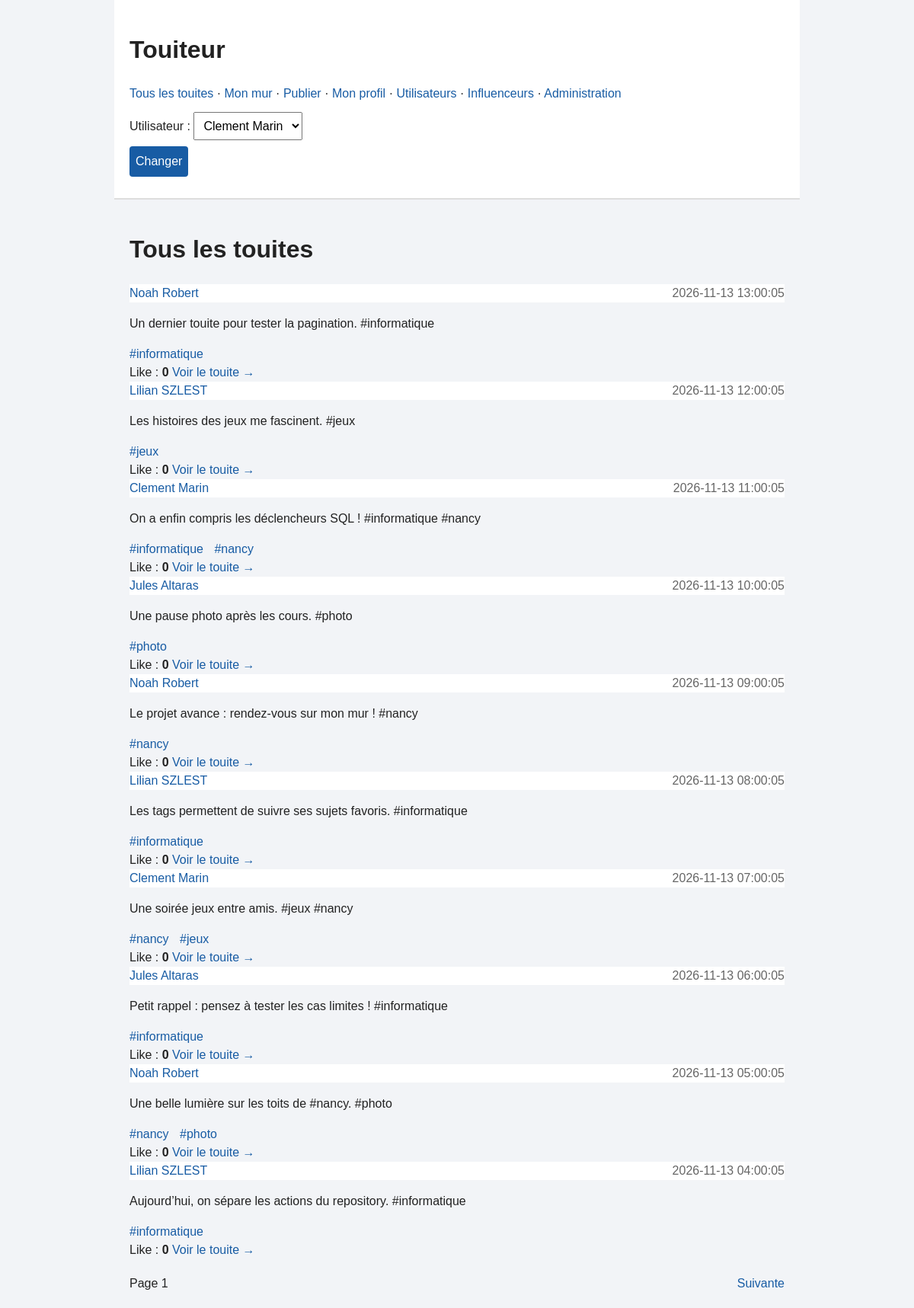
The page / on the database its author committed.
### tables this page shows
CREATE TABLE TOUITE (
    id_touite INT,
    contenu VARCHAR(235),
    date_publication DATETIME,
    id_utilisateur INT,

    CONSTRAINT pk_touite PRIMARY KEY (id_touite),

    CONSTRAINT fk_touite_utilisateur
        FOREIGN KEY (id_utilisateur)
        REFERENCES UTILISATEUR(id_utilisateur)
);

CREATE TABLE UTILISATEUR (
    id_utilisateur INT,
    nom VARCHAR(50),
    prenom VARCHAR(50),
    email VARCHAR(100),
    nb_touites INT DEFAULT 0,

    CONSTRAINT pk_utilisateur PRIMARY KEY (id_utilisateur),
    CONSTRAINT uq_utilisateur_email UNIQUE (email)
);

CREATE TABLE TAG (
    id_tag INT,
    libelle VARCHAR(15),
    description VARCHAR(50),

    CONSTRAINT pk_tag PRIMARY KEY (id_tag),
    CONSTRAINT uq_tag_libelle UNIQUE (libelle)
);

### index.php (called while the page is built, shortened)
<?php
$dispatcher = new Dispatcher();
$dispatcher->run();

### classes/config/Connexion.php (called while the page is built, shortened)
<?php
class Connexion
{
    private static ?\PDO $pdo = null;
    public static function obtenir(): ?\PDO
    {
        if (self::$pdo !== null) {
            return self::$pdo;
        }
        $config = parse_ini_file(__DIR__ . '/touiteur.ini');
        $dsn = 'mysql:host=' . $config['host'] . ';port=' . $config['port'];
        $dsn .= ';dbname=' . $config['database'] . ';charset=utf8mb4';
        try {
            $pdo = new \PDO($dsn, $config['username'], $config['password']);
            $pdo->setAttribute(\PDO::ATTR_ERRMODE, \PDO::ERRMODE_EXCEPTION);
            $pdo->setAttribute(\PDO::ATTR_DEFAULT_FETCH_MODE, \PDO::FETCH_ASSOC);
            foreach (['TAG', 'IMAGE', 'SUIVRE', 'ABONNEMENT_TAG', 'TOUITE_TAG'] as $table) {
                $pdo->query('SELECT * FROM ' . $table . ' LIMIT 1');
            }
            $pdo->query('SELECT * FROM TOUITE LIMIT 1');
            $pdo->exec("SET time_zone = '" . date('P') . "'");
            self::$pdo = $pdo;
            return $pdo;
        } catch (\PDOException $e) {
            die('Erreur BDD : ' . htmlspecialchars($e->getMessage()));
        }
    }
}

### classes/repository/TouiteRepository.php (called while the page is built, shortened)
<?php
class TouiteRepository extends Repository
{
    public function trouver(int $id): Touite
    {
        $sql = 'SELECT * FROM TOUITE WHERE id_touite = ?';
        $requete = $this->pdo->prepare($sql);
        $requete->execute([$id]);
        $ligne = $requete->fetch();
        $utilisateurRepository = new UtilisateurRepository();
        $auteur = $utilisateurRepository->trouver((int) $ligne['id_utilisateur']);
        $score = $this->score($id);
        $tagRepository = new TagRepository();
        $tags = $tagRepository->pourTouite($id);
        $image = $this->imageTouite($id);
        return new Touite($id, (string) $ligne['contenu'], (string) $ligne['date_publication'], $auteur, $score, $tags, $image);
    }
    public function lister(string $mode, int $id, int $page): array
    {
        $sql = 'SELECT t.id_touite FROM TOUITE t';
        $parametres = [];
        $debut = ($page - 1) * 10;
        $sql .= ' ORDER BY t.date_publication DESC, t.id_touite DESC LIMIT 11 OFFSET ' . (int) $debut;
        $requete = $this->pdo->prepare($sql);
        $requete->execute($parametres);
        $lignes = $requete->fetchAll();
        $touites = [];
        foreach ($lignes as $ligne) {
            if (count($touites) === 10) {
                break;
            }
            $touites[] = $this->trouver($ligne['id_touite']);
        }
        return ['items' => $touites, 'next' => count($lignes) > 10];
    }
    public function score(int $touite): int
    {
        if (!Connexion::$votes) {
            return 0;
        }
        $score = 0;
        return $score;
    }
    public function imageTouite(int $id): ?array
    {
        $sql = 'SELECT * FROM IMAGE WHERE id_touite = ?';
        $requete = $this->pdo->prepare($sql);
        $requete->execute([$id]);
        $image = $requete->fetch();
        if ($image === false) {
            return null;
        }
        return $image;
    }
}

### classes/repository/Repository.php (called while the page is built, shortened)
<?php
class Repository
{
    public function __construct()
    {
        $this->pdo = Connexion::obtenir();
    }
}

### classes/repository/UtilisateurRepository.php (called while the page is built, shortened)
<?php
class UtilisateurRepository extends Repository {
    public function tous(): array {
        $sql     = 'SELECT id_utilisateur FROM UTILISATEUR ORDER BY prenom, nom';
        $requete = $this->pdo->prepare($sql);
        $requete->execute();
        $lignes = $requete->fetchAll();
        $resultat = [];
        foreach ($lignes as $ligne) {
            $resultat[] = $this->trouver($ligne['id_utilisateur']);
        }
        return $resultat;
    }
    public function trouver(int $id): Utilisateur {
        $sql     = 'SELECT * FROM UTILISATEUR WHERE id_utilisateur = ?';
        $requete = $this->pdo->prepare($sql);
        $requete->execute([$id]);
        $ligne = $requete->fetch();
        return new Utilisateur($id, (string) $ligne['nom'], (string) $ligne['prenom'],
        (string) $ligne['email'], (int) $ligne['nb_touites']);
    }
}

### classes/repository/TagRepository.php (called while the page is built, shortened)
<?php
class TagRepository extends Repository
{
    public function trouver(int $id): Tag
    {
        $sql = 'SELECT * FROM TAG WHERE id_tag = ?';
        $requete = $this->pdo->prepare($sql);
        $requete->execute([$id]);
        $ligne = $requete->fetch();
        return new Tag($id, $ligne['libelle'], (string) $ligne['description']);
    }
    public function pourTouite(int $id): array
    {
        $sql = 'SELECT id_tag FROM TOUITE_TAG WHERE id_touite = ?';
        $requete = $this->pdo->prepare($sql);
        $requete->execute([$id]);
        $lignes = $requete->fetchAll();
        $tags = [];
        foreach ($lignes as $ligne) {
            $tags[] = $this->trouver($ligne['id_tag']);
        }
        return $tags;
    }
}

### classes/classes principales/Touite.php (called while the page is built, shortened)
<?php
class Touite
{
    public function __construct(int $id, string $contenu, string $date, Utilisateur $auteur, int $score, array $tags, ?array $image)
    {
        $this->id = $id;
        $this->contenu = $contenu;
        $this->date = $date;
        $this->auteur = $auteur;
        $this->score = $score;
        $this->tags = $tags;
        $this->image = $image;
    }
}

### classes/classes principales/Utilisateur.php (called while the page is built, shortened)
<?php
class Utilisateur
{
    public string $nom;
    public string $prenom;
    public function __construct(int $id, string $nom, string $prenom, string $email, int $nbTouites)
    {
        $this->id = $id;
        $this->nom = $nom;
        $this->prenom = $prenom;
    }
    public function nomComplet(): string
    {
        return $this->prenom . " " . $this->nom;
    }
}

### classes/classes principales/Tag.php (called while the page is built, shortened)
<?php
class Tag
{
    public function __construct(int $id, string $libelle, string $description)
    {
        $this->id = $id;
        $this->libelle = $libelle;
    }
}

### classes/renderer/TouiteRenderer.php (the view, shortened to what this page needs)
<?php
class TouiteRenderer
{
    private Touite $touite;
    private bool $detail;
    public function __construct(Touite $touite, bool $detail = false)
    {
        $this->touite = $touite;
        $this->detail = $detail;
    }
    public function render(): string
    {
        $t = $this->touite;
        $texte = $t->contenu;
        ?>
        <article class=" carte touite">
            <header>
                <a class="author" href="?action=author&id=<?= $t->auteur->id ?>">
                    <?= htmlspecialchars($t->auteur->nomComplet()) ?>
                </a>
                <time><?= htmlspecialchars($t->date) ?></time>
            </header>
            <p class="content"><?= htmlspecialchars($texte) ?></p>
            <div class="tags">
                <?php foreach ($t->tags as $tag): ?>
                    <a class="chip" href="?action=tag&id=<?= $tag->id ?>">#<?= htmlspecialchars($tag->libelle) ?></a>
                <?php endforeach; ?>
            </div>
            <footer>
                <span>Like : <strong><?= $t->score ?></strong>
                </span>
                <?php if (!$this->detail): ?>
                    <a href="?action=detail&id=<?= $t->id ?>">Voir le touite →</a>
                <?php endif; ?>
            </footer>
        </article>
        <?php
        return ob_get_clean();
    }
    public static function liste(array $resultat, string $url, int $page): string
    {
        $html = '';
        foreach ($resultat['items'] as $touite) {
            $renderer = new TouiteRenderer($touite);
            $html .= $renderer->render();
        }
        $html .= '<nav class="pagination" aria-label="Pagination">';
        $html .= '<span>Page ' . $page . '</span>';
        if ($resultat['next']) {
            $html .= '<a href="' . htmlspecialchars($url . '&page=' . ($page + 1)) . '">Suivante</a>';
        }
        return $html . '
                </nav>';
    }
}

### classes/action/ListerTouitesAction.php (shortened to what this page needs)
<?php
class ListerTouitesAction extends Action
{
    public function execute(): string
    {
        $page = 1;
        $repo = new TouiteRepository();
        $resultat = $repo->lister('all', 0, $page);
        return '<h1>Tous les touites</h1>' . TouiteRenderer::liste($resultat, '?action=all', $page);
    }
}

### classes/dispatcher/Dispatcher.php (shortened to what this page needs)
<?php
class Dispatcher
{
    public function run(): void
    {
        $utilisateurRepository = new UtilisateurRepository();
        $utilisateurs = $utilisateurRepository->tous();
        try {
            $nom = Action::texte('action', $_GET);
            if ($nom === '') {
                $nom = 'all';
            }
            switch ($nom) {
                case 'all':
                    $action = new ListerTouitesAction();
                    break;
            }
            $contenu = $action->execute();
        } catch (\DomainException $e) {
            if (http_response_code() < 400) {
                http_response_code(400);
            }
            $contenu = '<h1>Action impossible</h1><p class="error">' . htmlspecialchars($e->getMessage()) . '</p>';
        } catch (\Throwable $e) {
            error_log((string) $e);
            http_response_code(500);
            $contenu = '<h1>Erreur</h1><p>'
                . htmlspecialchars($e->getMessage())
                . '</p>';
        }
        $page = new PageRenderer($contenu);
        echo $page->render();
    }
}

### classes/renderer/PageRenderer.php (shortened to what this page needs)
<?php
class PageRenderer
{
    private string $contenu;
    public function __construct(string $contenu)
    {
        $this->contenu = $contenu;
    }
    public function render(): string
    {
        $repo = new UtilisateurRepository();
        $utilisateurs = $repo->tous();
        ?>
        <!DOCTYPE html>
        <html lang="fr">
        <link rel="stylesheet" href="CSS/style.css">
        <body>
            <header>
                <h1>Touiteur</h1>
                <nav>
                    <a href="?action=all">Tous les touites</a> · <a href="?action=wall">Mon mur</a> ·
                    <a href="?action=publish">Publier</a> · <a href="?action=profile">Mon profil</a> ·
                    <a href="?action=users">Utilisateurs</a> · <a href="?action=influencers">Influenceurs</a> ·
                    <a href="admin.php">Administration</a>
                </nav>
                <form method="post" action="?action=choose">
                    <label>Utilisateur : <select id="user" name="user_id">
                            <?php foreach ($utilisateurs as $u): ?>
                                <option value="<?= $u->id ?>" <?php if ($u->id === (int) $_SESSION['user_id']) {
                                      echo 'selected';
                                  } ?>>
                                    <?= htmlspecialchars($u->nomComplet()) ?>
                                </option>
                            <?php endforeach; ?>
                        </select></label>
                    <button>Changer</button>
                </form>
            </header>
            <main>
                <?= $this->contenu ?>
            </main>
        </body>
        </html>
        <?php
        return ob_get_clean();
    }
}

### CSS/style.css (style rules this page uses)
* { box-sizing: border-box; }
body { margin: 0; background: #f2f4f7; color: #222; font-family: Arial, sans-serif; line-height: 1.5; }
header, main { max-width: 900px; margin: auto; padding: 20px; }
header { background: white; border-bottom: 2px solid #ddd; }
a { color: #185ca4; text-decoration: none; }
article header { padding: 0; border: 0; display: flex; justify-content: space-between; gap: 15px; }
time { color: #666; }
.content { white-space: pre-wrap; overflow-wrap: anywhere; }
.chip { display: inline-block; margin-right: 10px; }
label { display: block; margin-top: 12px; }
input, select, textarea, button { font: inherit; padding: 8px; max-width: 100%; }
button { background: #185ca4; color: white; border: 0; border-radius: 4px; cursor: pointer; margin: 8px 0; }
.pagination { display: flex; justify-content: space-between; margin-top: 20px; }

### rows shown on the page
touite: id_utilisateur.nom "Noah Robert", date_publication "2026-11-13 13:00:05", contenu "Un dernier touite pour tester la pagination. #informatique", score "0"
tag: libelle "informatique"
touite: id_utilisateur.nom "Lilian SZLEST", date_publication "2026-11-13 12:00:05", contenu "Les histoires des jeux me fascinent. #jeux", score "0"
tag: libelle "jeux"
touite: id_utilisateur.nom "Clement Marin", date_publication "2026-11-13 11:00:05", contenu "On a enfin compris les déclencheurs SQL ! #informatique #nancy", score "0"
tag: libelle "nancy"
touite: id_utilisateur.nom "Jules Altaras", date_publication "2026-11-13 10:00:05", contenu "Une pause photo après les cours. #photo", score "0"
tag: libelle "photo"
touite: id_utilisateur.nom "Noah Robert", date_publication "2026-11-13 09:00:05", contenu "Le projet avance : rendez-vous sur mon mur ! #nancy", score "0"
touite: id_utilisateur.nom "Lilian SZLEST", date_publication "2026-11-13 08:00:05", contenu "Les tags permettent de suivre ses sujets favoris. #informatique", score "0"
touite: id_utilisateur.nom "Clement Marin", date_publication "2026-11-13 07:00:05", contenu "Une soirée jeux entre amis. #jeux #nancy", score "0"
touite: id_utilisateur.nom "Jules Altaras", date_publication "2026-11-13 06:00:05", contenu "Petit rappel : pensez à tester les cas limites ! #informatique", score "0"
touite: id_utilisateur.nom "Noah Robert", date_publication "2026-11-13 05:00:05", contenu "Une belle lumière sur les toits de #nancy. #photo", score "0"
touite: id_utilisateur.nom "Lilian SZLEST", date_publication "2026-11-13 04:00:05", contenu "Aujourd’hui, on sépare les actions du repository. #informatique", score "0"

### other values the page prints
$page "1"
form field user_id "Clement Marin"
